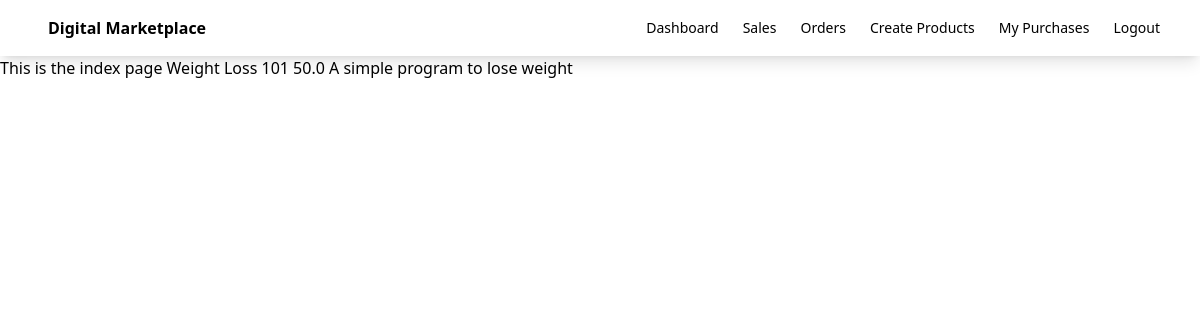
Before: / with the older database file.
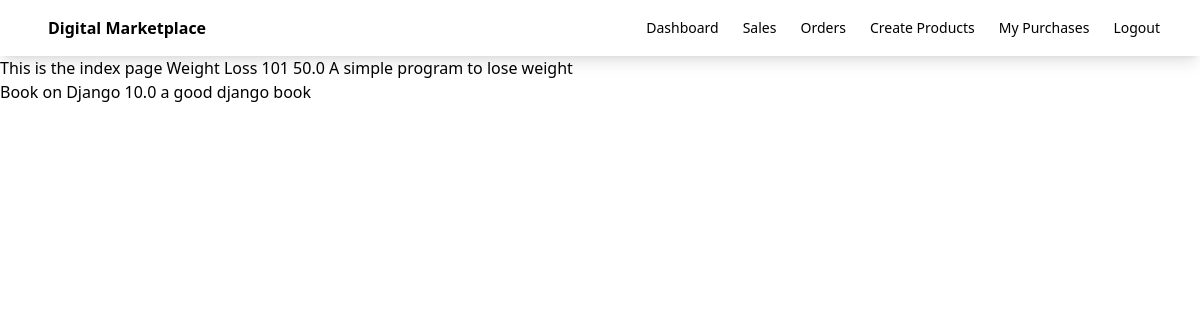
After: the same page with the newer database file.
### vendor/models.py (models this page shows, shortened)
class Product(models.Model):
    name = models.CharField(max_length=100)
    description = models.CharField(max_length=100)
    price = models.FloatField()
    file = models.FileField(upload_to='uploads')

### vendor/views.py (the view)
# urls.py: path('', views.index,name='index'),
def index(request):
    products = Product.objects.all()
    return render(request,'vendor/index.html',{'products':products})

### vendor/templates/vendor/index.html
{% extends 'vendor/base.html' %}
{% block content %}
This is the index page
{% for product in products %}
    {{ product.name }}
    {{ product.price }}
    {{ product.description}}
    <br>
{% endfor %}
{% endblock content %}

### vendor/templates/vendor/base.html (shortened to what this page needs)
<!DOCTYPE html>
<html lang="en">
<head>
    <script src="https://cdn.tailwindcss.com"></script>
</head>
<body>
    <nav class='shadow-lg'>
        <div class='flex flex-wrap justify-between ml-5 items-center mx-auto px-4 py-2.5'>
            <a class='flex items-center' href="">
                <span class='self-center text-xml font-semibold'>Digital Marketplace</span>
            </a>
            <div class='flex items-center'>
                <a class='mr-6 text-sm font-medium text-grey-500' href="">Dashboard</a>
                <a class='mr-6 text-sm font-medium text-grey-500' href="">Sales</a>
                <a class='mr-6 text-sm font-medium text-grey-500' href="">Orders</a>
                <a class='mr-6 text-sm font-medium text-grey-500' href="">Create Products</a>
                <a class='mr-6 text-sm font-medium text-grey-500' href="">My Purchases</a>
                <a class='mr-6 text-sm font-medium text-grey-500' href="">Logout</a>
            </div>
        </div>
    </nav>
    {% block content %}
    {% endblock content %}
</body>
</html>

Changed rows visible on the page:
added Product: name "Book on Django", price "10.0", description "a good django book"
